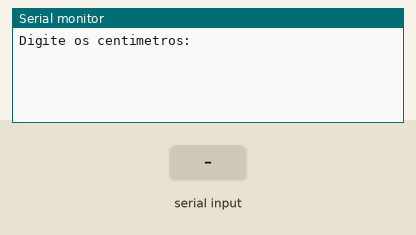
Bench run of a sketch on a simulated Arduino Uno, built with avr-gcc and run on an emulated ATmega328P. Parts: the last lines printed to the serial monitor. The test bench sets the inputs (shaded band).

Above: at 1.2 s.
1.3 s: "90,45\n" received over Serial
At 2.1 s:
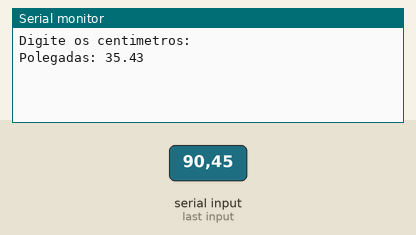
3.8 s: "30,150\n" received over Serial
At 4.3 s:
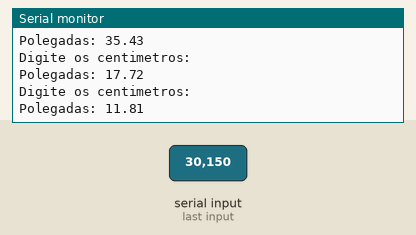
Timing chart, 0 to 6.8 s (numbered marks = the images above; inputs shaded):
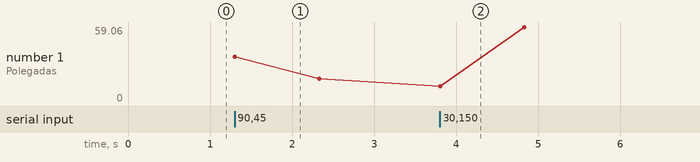

The sketch:

lpmb_51.ino
```cpp
//Faça um programa que receba a medida em centímetros e exiba esse
//número em polegadas. OBS: Uma polegada equivale a 2.54
//centímetros.
//
//Declaracao de variaveis
float centimetros = 0;
float polegadas = 0;

void setup()
{
 Serial.begin(9600);
}

void loop()
{
 //Entrada
  Serial.println("Digite os centimetros: ");//mostra a msg na tela
  while ( !Serial.available() );// espera o usuario dar <Enter>
  centimetros = Serial.parseFloat();//Transforma os centimetros digitados em numero

  //Processamento
  polegadas = centimetros / 2.54;

  //Saida
  Serial.println ("Polegadas: " + String(polegadas));

  delay(1000); // Wait for 1000 millisecond(s)
}
```

Measured:
- after the input at 1.3 s, the serial monitor: prints a new line at once (image 1)
- after the input at 3.8 s, the serial monitor: prints a new line at once (image 2)
